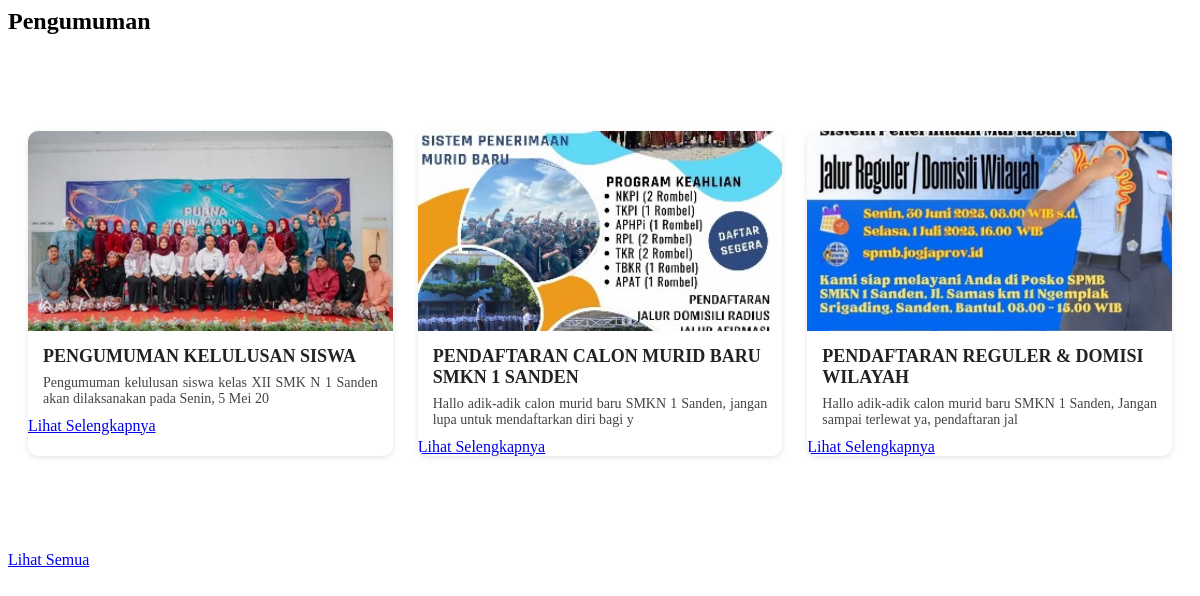
Screenshot of /frontend/pages/announcement.php with the database file from the repository.
### tables this page shows
CREATE TABLE `announcements` (
  `id` bigint NOT NULL,
  `announcement_title` varchar(255) NOT NULL,
  `announcement_image` text NOT NULL,
  `announcement_description` text NOT NULL
);

### frontend/pages/announcement.php (the view, shortened to what this page needs)
<?php
$qannouncement = "SELECT * FROM announcements LIMIT 3";
$resultannouncement = mysqli_query($connect, $qannouncement) or die(mysqli_error($connect));
?>
<section id="announcement" class="site-section bg-light">
    <div class="container">
        <div class="row justify-content-center mb-5">
            <div class="col-md-7 text-center">
                <h2 class="fw-bold">Pengumuman</h2>
            </div>
        </div>
        <div class="announcements-grid">
            <?php while ($row = $resultannouncement->fetch_object()): ?>
                <div class="announcement-card">
                    <a href="./pages/detail/announcement.php?id=<?= $row->id ?>" class="announcement-link position-relative">
                        <img src="../storages/announcement/<?= htmlspecialchars($row->announcement_image) ?>"
                            alt="<?= htmlspecialchars($row->announcement_title) ?>">
                        <h3><?= htmlspecialchars($row->announcement_title) ?></h3>
                        <p><?= substr(strip_tags($row->announcement_description), 0, 90) ?></p>
                        <div class="mt-auto text-center">
                            <a href="./pages/detail/announcement.php?id=<?= $row->id ?>"
                                class="btn btn-primary btn-sm rounded-pill px-1">
                                Lihat Selengkapnya
                            </a>
                        </div>
                    </a>
                </div>
            <?php endwhile; ?>
        </div>
        <div class="text-center mt-4">
            <a href="./pages/detail/allannouncement.php" class="btn btn-primary px-4 py-2 rounded-pill">Lihat Semua</a>
        </div>
    </div>
</section>

### frontend/pages/announcement.php (style rules this page uses)
.announcement-link { text-decoration: none; color: inherit; display: block; }
.announcement-link h3, .announcement-link p { text-decoration: none; color: inherit; }
.announcements-grid { display: grid; grid-template-columns: repeat(auto-fit, minmax(280px, 1fr)); gap: 25px; padding: 20px; margin-top: 2cm; margin-bottom: 2cm; }
.announcement-card { background-color: #fff; border-radius: 10px; box-shadow: 0 2px 6px rgba(0, 0, 0, 0.1); overflow: hidden; transition: all 0.3s ease; text-align: left; }
.announcement-card img { width: 100%; height: 200px; object-fit: cover; display: block; }
.announcement-card h3 { font-size: 18px; font-weight: bold; margin: 15px; margin-bottom: 8px; color: #222; }
.announcement-card p { font-size: 14px; color: #444; margin: 0 15px 10px 15px; text-align: justify; }

### rows the page displays
announcements: announcement_image (picture), announcement_title "PENGUMUMAN KELULUSAN SISWA", announcement_description "Pengumuman kelulusan siswa kelas XII SMK N 1 Sanden akan dilaksanakan pada Senin, 5 Mei 20"
announcements: announcement_image (picture), announcement_title "PENDAFTARAN CALON MURID BARU SMKN 1 SANDEN", announcement_description "Hallo adik-adik calon murid baru SMKN 1 Sanden, jangan lupa untuk mendaftarkan diri bagi y"
announcements: announcement_image (picture), announcement_title "PENDAFTARAN REGULER & DOMISI WILAYAH", announcement_description "Hallo adik-adik calon murid baru SMKN 1 Sanden, Jangan sampai terlewat ya, pendaftaran jal"
